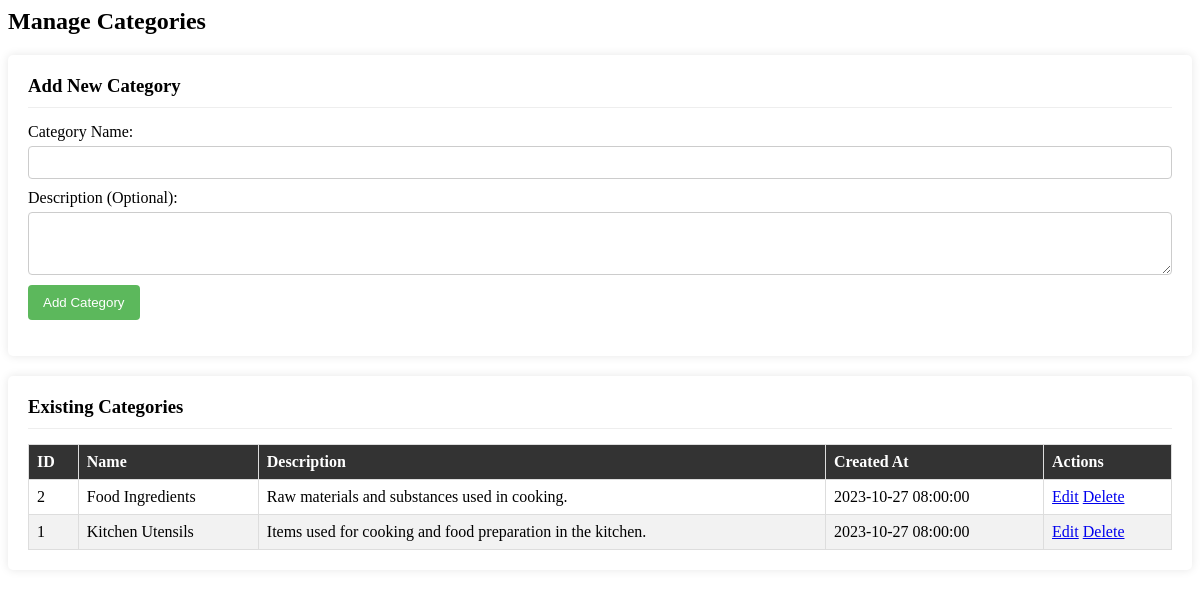
Page /pages/categories.php on the committed database.
### tables this page shows
CREATE TABLE `categories` (
  `id` int(11) NOT NULL AUTO_INCREMENT,
  `name` varchar(255) NOT NULL,
  `description` text DEFAULT NULL,
  `created_at` timestamp NOT NULL DEFAULT current_timestamp(),
  `updated_at` timestamp NOT NULL DEFAULT current_timestamp() ON UPDATE current_timestamp(),
  PRIMARY KEY (`id`)
);

### pages/categories.php (the view, shortened to what this page needs)
<?php
$category_name = '';
$category_description = '';
$message = '';
$categories = [];
$sql_fetch = "SELECT id, name, description, created_at FROM categories ORDER BY name ASC";
if ($result = mysqli_query($link, $sql_fetch)) {
    if (mysqli_num_rows($result) > 0) {
        while ($row = mysqli_fetch_assoc($result)) {
            $categories[] = $row;
        }
    } else {
    }
} else {
    $message .= "<p class='error'>Error: Could not able to execute $sql_fetch. " . mysqli_error($link) . "</p>";
}
?>
<h2>Manage Categories</h2>
<div class="form-container">
    <h3>Add New Category</h3>
    <form action="index.php?page=categories" method="post">
        <div>
            <label for="category_name">Category Name:</label>
            <input type="text" id="category_name" name="category_name" value="<?php echo htmlspecialchars($category_name); ?>" required>
        </div>
        <div>
            <label for="category_description">Description (Optional):</label>
            <textarea id="category_description" name="category_description" rows="3"><?php echo htmlspecialchars($category_description); ?></textarea>
        </div>
        <div>
            <button type="submit" name="add_category">Add Category</button>
        </div>
    </form>
</div>
<div class="table-container">
    <h3>Existing Categories</h3>
    <?php if (!empty($categories)): ?>
    <table>
        <thead>
            <tr>
                <th>ID</th>
                <th>Name</th>
                <th>Description</th>
                <th>Created At</th>
                <th>Actions</th>
            </tr>
        </thead>
        <tbody>
            <?php foreach ($categories as $category): ?>
            <tr>
                <td><?php echo htmlspecialchars($category['id']); ?></td>
                <td><?php echo htmlspecialchars($category['name']); ?></td>
                <td><?php echo nl2br(htmlspecialchars($category['description'])); ?></td>
                <td><?php echo htmlspecialchars($category['created_at']); ?></td>
                <td>
                    <a href="index.php?page=edit_category&id=<?php echo $category['id']; ?>">Edit</a>
                    <a href="index.php?page=delete_category&id=<?php echo $category['id']; ?>" onclick="return confirm('Are you sure you want to delete this category?');">Delete</a>
                </td>
            </tr>
            <?php endforeach; ?>
        </tbody>
    </table>
    <?php else: ?>
    <p>No categories found. Please add some using the form above.</p>
    <?php endif; ?>
</div>

### pages/categories.php (style rules this page uses)
.form-container, .table-container { background-color: #fff; padding: 20px; border-radius: 5px; box-shadow: 0 0 10px rgba(0,0,0,0.1); margin-bottom: 20px; }
.form-container h3, .table-container h3 { margin-top: 0; border-bottom: 1px solid #eee; padding-bottom: 10px; margin-bottom: 15px; }
.form-container div { margin-bottom: 10px; }
.form-container label { display: block; margin-bottom: 5px; }
.form-container input[type="text"], .form-container textarea { width: 100%; padding: 8px; border: 1px solid #ccc; border-radius: 4px; box-sizing: border-box; }
.form-container button { background-color: #5cb85c; color: white; padding: 10px 15px; border: none; border-radius: 4px; cursor: pointer; }
table { width: 100%; border-collapse: collapse; }
th, td { border: 1px solid #ddd; padding: 8px; text-align: left; }
tr:nth-child(even) { background-color: #f2f2f2; }
th { background-color: #333; color: white; }

### rows in the picture
categories: id "2", name "Food Ingredients", description "Raw materials and substances used in cooking.", created_at "2023-10-27 08:00:00"
categories: id "1", name "Kitchen Utensils", description "Items used for cooking and food preparation in the kitchen.", created_at "2023-10-27 08:00:00"
